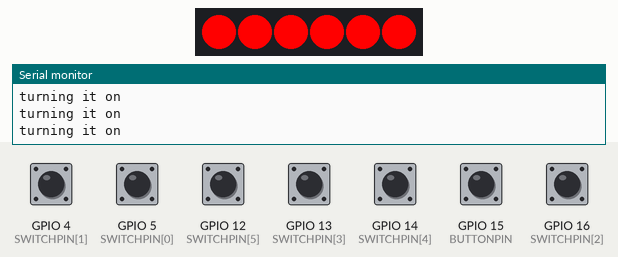
Recording of a sketch running on a simulated ESP8266 (Wemos D1 mini). Parts: 6 RGB LEDs in strip order, left to right, the last lines printed to the serial monitor. Inputs (shaded band) come from the test bench; at power-on: GPIO 15 (BUTTONPIN) HIGH, GPIO 4 (SWITCHPIN[1]), GPIO 5 (SWITCHPIN[0]), GPIO 12 (SWITCHPIN[5]), GPIO 13 (SWITCHPIN[3]), GPIO 14 (SWITCHPIN[4]), GPIO 16 (SWITCHPIN[2]) LOW. Dim RGB values are drawn brighter than linear; WiFi joins after 1.5 s; servers stay silent unless stated; the strip is taken to match the declared colour order; no MQTT or app messages arrive unless stated.

Above: at 3.2 s.
3.3 s: GPIO 4 (SWITCHPIN[1]) pulled HIGH for 0.15 s
At 3.38 s:
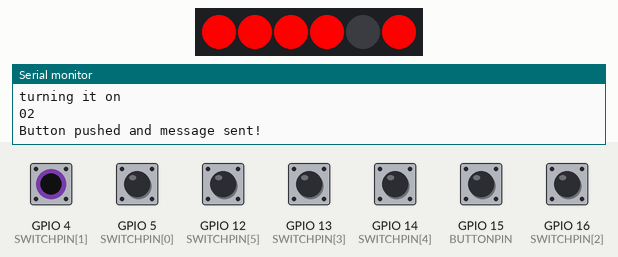
4.9 s: GPIO 5 (SWITCHPIN[0]) pulled HIGH for 0.15 s
At 4.98 s:
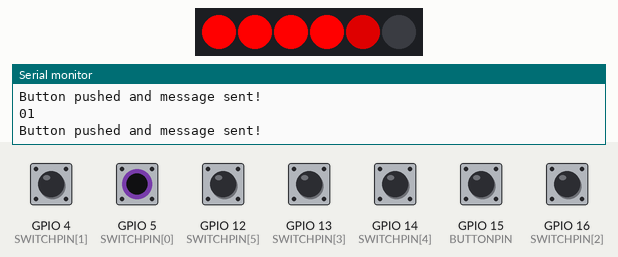
6.5 s: GPIO 12 (SWITCHPIN[5]) pulled HIGH for 0.15 s
At 6.58 s:
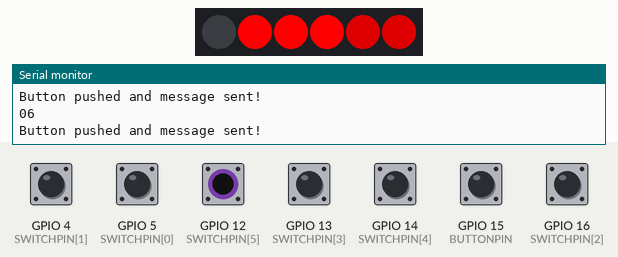
8.1 s: GPIO 13 (SWITCHPIN[3]) pulled HIGH for 0.15 s
At 8.18 s:
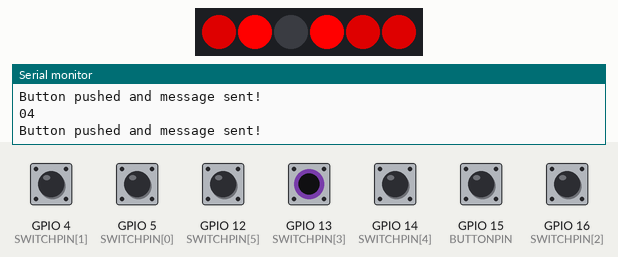
9.7 s: GPIO 14 (SWITCHPIN[4]) pulled HIGH for 0.15 s
At 9.78 s:
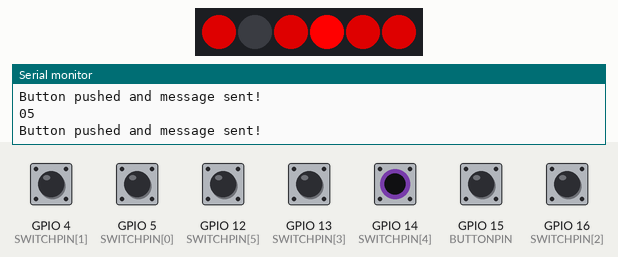
11.3 s: GPIO 16 (SWITCHPIN[2]) pulled HIGH for 0.15 s
At 11.38 s:
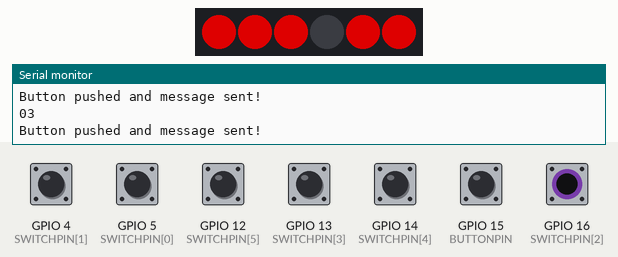
Timing chart, 0 to 13.9 s (numbered marks = the images above; inputs shaded):
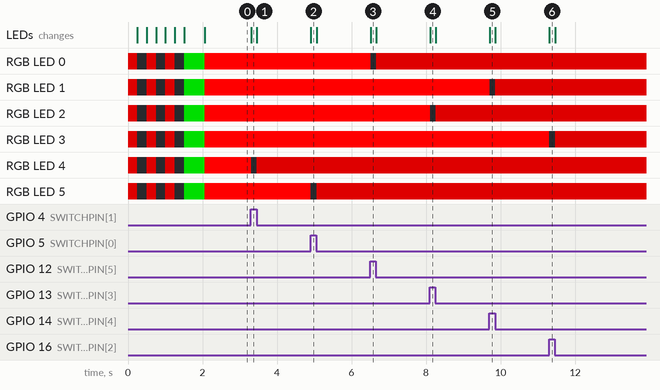

Measured:
- after the input at 3.3 s, RGB LED 4: RGB(255, 0, 0) → off at once, → RGB(155, 0, 0) 0.14 s later; the LEDs: change at once (image 1)
- after the input at 4.9 s, RGB LED 5: RGB(255, 0, 0) → off at once, → RGB(155, 0, 0) 0.15 s later; the LEDs: change at once (image 2)
- after the input at 6.5 s, RGB LED 0: RGB(255, 0, 0) → off at once, → RGB(155, 0, 0) 0.14 s later; the LEDs: change at once (image 3)
- after the input at 8.1 s, RGB LED 2: RGB(255, 0, 0) → off at once, → RGB(155, 0, 0) 0.15 s later; the LEDs: change at once (image 4)
- after the input at 9.7 s, RGB LED 1: RGB(255, 0, 0) → off at once, → RGB(155, 0, 0) 0.14 s later; the LEDs: change at once (image 5)
- after the input at 11.3 s, RGB LED 3: RGB(255, 0, 0) → off at once, → RGB(155, 0, 0) 0.15 s later; the LEDs: change at once (image 6)

The sketch:

SwitchesMQTT.ino
```cpp
/*
  Controller 1: 6 Switches, 1 Button and a LED

  TODO:
  =Update leds on startup
  =send update to broker every x time
  =send update to broker at startup
  =Change sending button change to changing possible multiple buttons at once (moving it to the for loop)
*/

#include <Bounce2.h> // Used for "debouncing" the pushbutton
#include <ESP8266WiFi.h> // Enables the ESP8266 to connect to the local network (via WiFi)
#include <PubSubClient.h> // Allows us to connect to, and publish to the MQTT broker
#include <Adafruit_NeoPixel.h> //Lib for the programable leds

//Pin out for Wemos Mini D1(R2 has the same)
const int LEDPIN = 0;       // Connect LED (PL9823) to pin D3
const int SWITCHPIN[6] = {5, 4, 16, 13, 14, 12};   // Connect switches to pin D1, D2, D0, D7, D5 and D6
const int BUTTONPIN = 15;   // Connect button 1 to pin D8

const byte NUMPIXELS = 6;    //Amount of LEDS

Adafruit_NeoPixel pixels = Adafruit_NeoPixel(NUMPIXELS, LEDPIN, NEO_RGB + NEO_KHZ800);

// WiFi
// Make sure to update this for your own WiFi network!
const char* SS_ID = "test";
const char* WIFI_PASSWORD = "testtest";

// MQTT
// Make sure to update this for your own MQTT Broker!
const char* MQTT_SERVER = "192.168.15.102";
const char* MQTT_TOPIC_BUTTON = "c1_b1";
const char* MQTT_USERNAME = "uncloud";
const char* MQTT_PASSWORD = "uncloud";
const char* CLIENT_ID = "controller1"; // The client id identifies the ESP8266 device. Think of it a bit like a hostname.

char msgBuffer[20];

//// Initialise the Bouncer objects
Bounce BUTTON[7] = {Bounce(), Bounce(), Bounce(), Bounce(), Bounce(), Bounce(), Bounce()};

int pressedButton = 0;

// Initialise the WiFi and MQTT Client objects
WiFiClient wifiClient;
PubSubClient client(MQTT_SERVER, 1883, wifiClient); // 1883 is the listener port for the Broker

//Method for setting all pixels one color
void pixelsOneColor(int r, int g, int b) {
  for (int i = 0; i < NUMPIXELS; i++) {
    pixels.setPixelColor(i, pixels.Color(r, g, b));
  }
  pixels.show();
}

void startConnection()
{
  pixelsOneColor(100, 155, 000);
  //Wait a minute before starting up so we are sure the Raspberry has started (Cancel by pressing button)
  while ((digitalRead(BUTTONPIN) == LOW) && (millis() < 60000)) {
    delay(50);
  }

  //WIFI INIT
  Serial.print("Connecting to ");
  Serial.println(SS_ID);

  // Connect to the WiFi (if button is being hold, use test wifi)
  WiFi.begin(SS_ID, WIFI_PASSWORD);

  // Wait until the connection has been confirmed before continuing
  while (WiFi.status() != WL_CONNECTED) {
    pixelsOneColor(155, 0, 0);
    delay(250);
    Serial.print(".");
    pixelsOneColor(0, 0, 0);
    delay(250);
  }

  pixelsOneColor(0, 155, 0);
  Serial.println("WiFi connected");
  Serial.print("IP address: ");
  Serial.println(WiFi.localIP());
  delay(500);
  // Connect to MQTT Broker
  if (client.connect(CLIENT_ID, MQTT_USERNAME, MQTT_PASSWORD)) {
    Serial.println("Connected to MQTT Broker!");
    pixelsOneColor(0, 0, 0);
  } else {
    Serial.println("Connection to MQTT Broker failed...");
    pixelsOneColor(0, 155, 155); //if no connection turn purple
    delay(5000);
    ESP.restart();
  }
}

void setup() {
  Serial.begin(115200);

  pixels.begin(); // This initializes the NeoPixel library.

  // Setup pushbutton Bouncer object
  pinMode(BUTTONPIN, INPUT);
  BUTTON[6].attach(BUTTONPIN);
  BUTTON[6].interval(5);

  startConnection();

  for (int i = 0; i < 6; i++) {
    pinMode(SWITCHPIN[i], INPUT);
    //If its on during startup, turn the led on
    if (!digitalRead(SWITCHPIN[i])) {pixels.setPixelColor(5 - i, pixels.Color(255, 0, 0));
    Serial.println("turning it on");}//turn of the LED

    BUTTON[i].attach(SWITCHPIN[i]);
    BUTTON[i].interval(5);
  }
  pixels.show();
}

void loop() {
  pressedButton = 0; //Reset the pressedButton

  for (int i = 0; i < 7; i++) {
    BUTTON[i].update();//Update the button state
    if (BUTTON[i].rose()) { //If it went from low to high
      pressedButton = i + 1;
      if (i != 6) pixels.setPixelColor(5 - i, pixels.Color(0, 0, 0)); //turn of the LED
    }
    if (BUTTON[i].fell()) { //if it went from high to low
      pressedButton = i + 8;
      if (i != 6) pixels.setPixelColor(5 - i, pixels.Color(155, 0, 0)); //turn the LED red
    }
  }

  pixels.show();

  if (pressedButton != 0) {
    sprintf(msgBuffer, "%02d", pressedButton);
    Serial.println(msgBuffer);
    // PUBLISH to the MQTT Broker
    if (client.publish(MQTT_TOPIC_BUTTON, msgBuffer)) {
      Serial.println("Button pushed and message sent!");
    }
    else { //if it failed, try again
      Serial.println("Message failed to send. Reconnecting to MQTT Broker and trying again");
      client.connect(CLIENT_ID, MQTT_USERNAME, MQTT_PASSWORD);
      client.publish(MQTT_TOPIC_BUTTON, msgBuffer);
    }
  }

  //  Uncomment these lines for debugging
  //  Serial.println("Sw1:" + String(digitalRead(SWITCHPIN1)));
  //  Serial.println("Sw2:" + String(digitalRead(SWITCHPIN2)));
  //  Serial.println("Sw3:" + String(digitalRead(SWITCHPIN3)));
  //  Serial.println("Sw4:" + String(digitalRead(SWITCHPIN4)));
  //  Serial.println("Sw5:" + String(digitalRead(SWITCHPIN5)));
  //  Serial.println("Sw6:" + String(digitalRead(SWITCHPIN6)));
  //  Serial.println("BT:" + String(digitalRead(BUTTONPIN)));

  delay(5);
}
```
